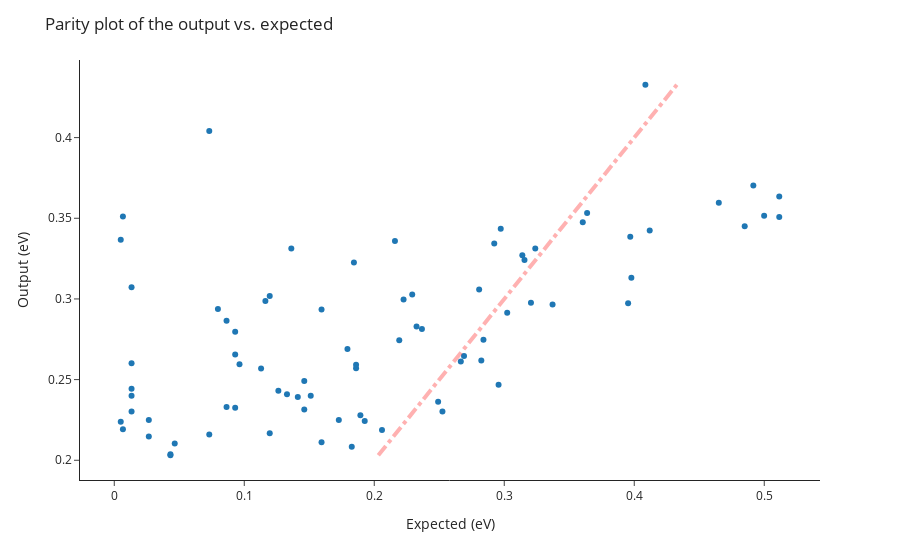

Notebook code cell kept with this figure:
### Code cell
# Read in the model
# model = torch.load("output/reaction_model.pt")
model = torch.load(os.path.join(artifact_dir_barrier, "reaction_model.pt"), map_location=torch.device('cpu'))

outputs = []
expecteds = []

for idx, data in enumerate(train_loader):
    output = model(data)
    output = output.mean(dim=1)
    
    output = output.detach().numpy()
    expected = data.total_energy_transition_state - data.total_energy
    expected = expected.detach().numpy()

    outputs.append(output[0])
    expecteds.append(expected[0])


# Make a parity plot of the output vs. expected
outputs = np.array(outputs).flatten()
expecteds = np.array(expecteds).flatten()
outputs *= ase_units.Ha
expecteds *= ase_units.Ha

fig = px.scatter(x=expecteds, y=outputs, template="simple_white")
fig.update_layout(title="Parity plot of the output vs. expected")
fig.update_xaxes(title_text="Expected (eV)")
fig.update_yaxes(title_text="Output (eV)")
# Draw the parity line
fig.add_shape(
    type="line",
    x0=outputs.min(),
    y0=outputs.min(),
    x1=outputs.max(),
    y1=outputs.max(),
    line=dict(
        color="Red",
        width=4,
        dash="dashdot",
    )
)

fig.show()

### Figure 1 — Plotly figure (JSON) as saved in the notebook; plotly's stock layout.template omitted (floating-point values rounded to 4 significant figures)
{"data": [{"hovertemplate": "x=%{x}<br>y=%{y}<extra></extra>", "legendgroup": "", "marker": {"color": "#1F77B4", "symbol": "circle"}, "mode": "markers", "name": "", "orientation": "v", "showlegend": false, "type": "scatter", "x": [0.4086, 0.4916, 0.2367, 0.1163, 0.2807, 0.2923, 0.3604, 0.08636, 0.2956, 0.04318, 0.2491, 0.2192, 0.1927, 0.0465, 0.09301, 0.465, 0.02657, 0.1196, 0.09301, 0.004983, 0.4119, 0.1827, 0.1462, 0.1844, 0.485, 0.01329, 0.5115, 0.1727, 0.1594, 0.01329, 0.3637, 0.1329, 0.3969, 0.1196, 0.09301, 0.004983, 0.284, 0.1129, 0.1362, 0.07972, 0.5115, 0.2973, 0.1412, 0.08636, 0.3139, 0.1462, 0.3978, 0.07308, 0.006643, 0.186, 0.01329, 0.1594, 0.3239, 0.2292, 0.3372, 0.3205, 0.1511, 0.09633, 0.3953, 0.2325, 0.1893, 0.07308, 0.2059, 0.186, 0.02657, 0.006643, 0.2823, 0.01329, 0.1262, 0.2666, 0.3023, 0.04318, 0.2226, 0.2524, 0.1794, 0.01329, 0.2159, 0.2691, 0.3156, 0.4999], "xaxis": "x", "y": [0.4328, 0.3703, 0.2813, 0.2987, 0.3058, 0.3343, 0.3475, 0.2865, 0.2468, 0.2031, 0.2363, 0.2744, 0.2243, 0.2104, 0.2656, 0.3597, 0.2148, 0.2167, 0.2326, 0.2239, 0.3424, 0.2084, 0.2492, 0.3225, 0.345, 0.2443, 0.3507, 0.225, 0.2935, 0.2601, 0.3533, 0.2409, 0.3386, 0.3018, 0.2797, 0.3367, 0.2746, 0.2568, 0.3312, 0.2938, 0.3635, 0.3436, 0.2392, 0.233, 0.3271, 0.2315, 0.3132, 0.2159, 0.2192, 0.257, 0.2303, 0.2112, 0.3313, 0.3028, 0.2966, 0.2976, 0.24, 0.2595, 0.2974, 0.2829, 0.2279, 0.4042, 0.2187, 0.2593, 0.2249, 0.351, 0.2618, 0.24, 0.2431, 0.2613, 0.2914, 0.2038, 0.2997, 0.2302, 0.269, 0.3072, 0.336, 0.2647, 0.3241, 0.3516], "yaxis": "y"}], "layout": {"legend": {"tracegroupgap": 0}, "margin": {"t": 60}, "shapes": [{"line": {"color": "Red", "dash": "dashdot", "width": 4}, "type": "line", "x0": 0.2031, "x1": 0.4328, "y0": 0.2031, "y1": 0.4328}], "title": {"text": "Parity plot of the output vs. expected"}, "xaxis": {"anchor": "y", "domain": [0, 1], "title": {"text": "Expected (eV)"}}, "yaxis": {"anchor": "x", "domain": [0, 1], "title": {"text": "Output (eV)"}}}}
